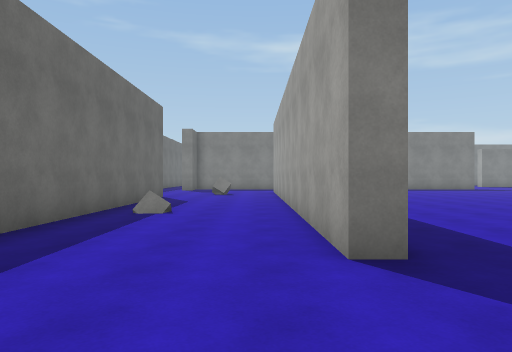
view 1 (above)

24 first-person views from a walk through a scene from a Unity 3-D project. The camera is 1.4 m above the floor, looks level and sees 70° across. The floor is counted in squares, 2 m on a side. Each view is taken from the middle of a square. On the plan, view 1 faces up. The plan holds only what a view shows up to about 11 squares ahead; the rest is blank. The player character is not drawn. Surface patterns are stand-ins for the level's own textures.

view 2
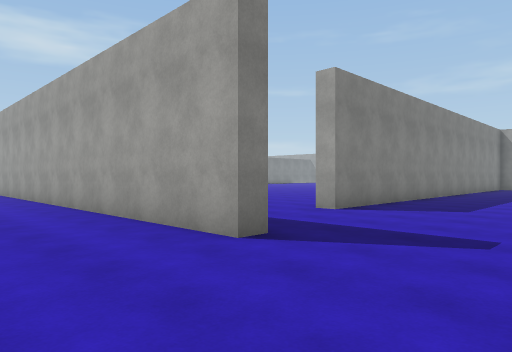

view 3
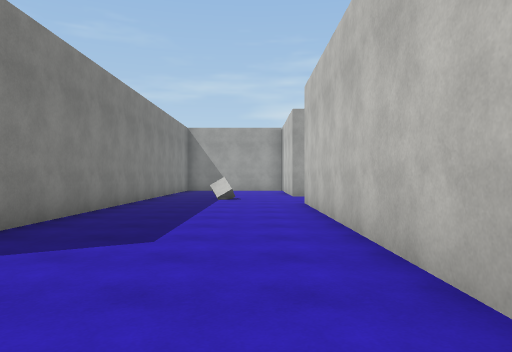

view 4
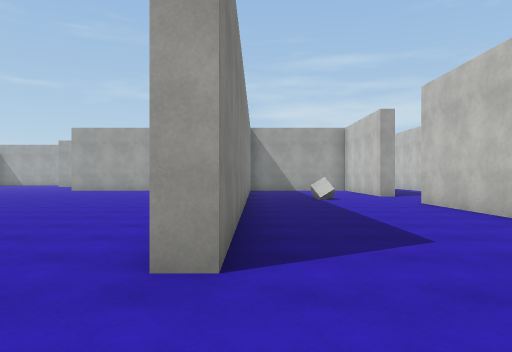

view 5
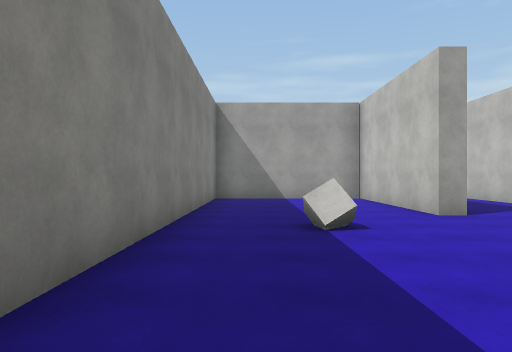

view 6
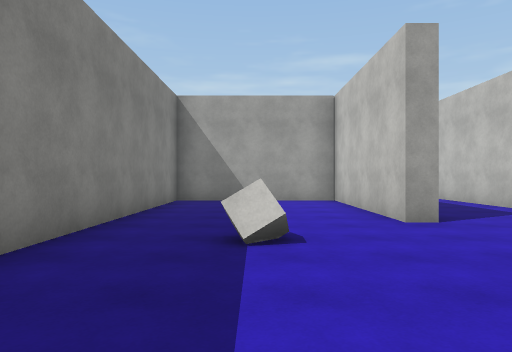

view 7
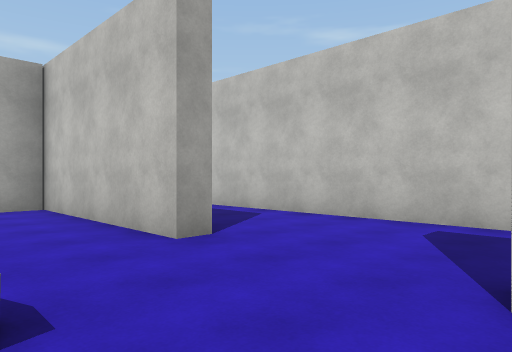

view 8
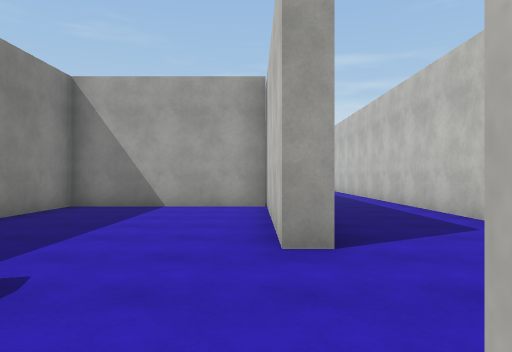

view 9
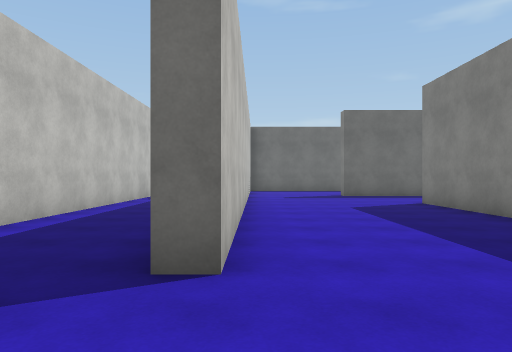

view 10
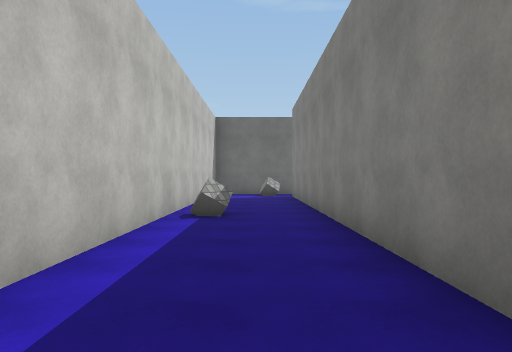

view 11
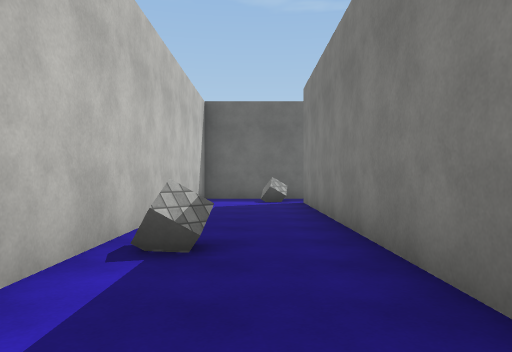

view 12
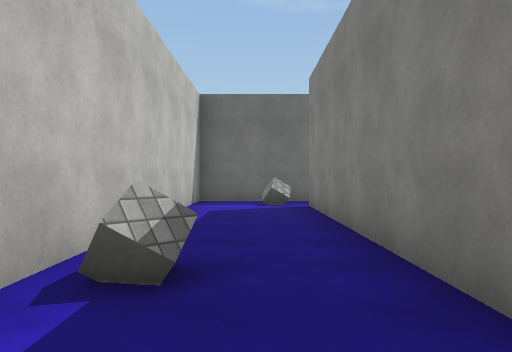

view 13
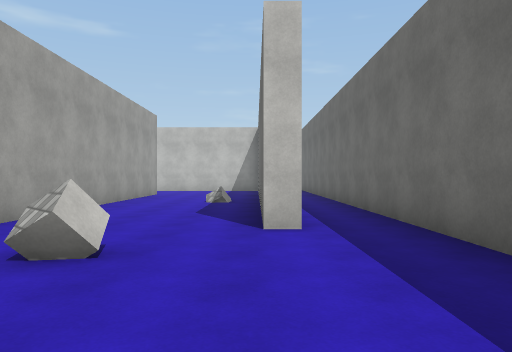

view 14
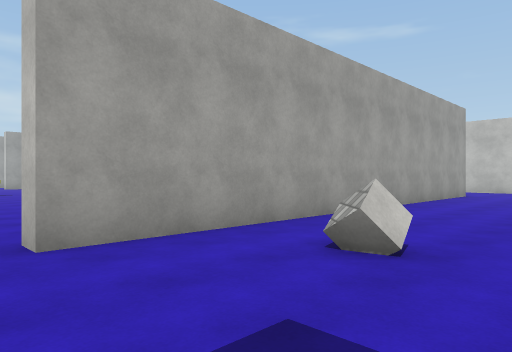

view 15
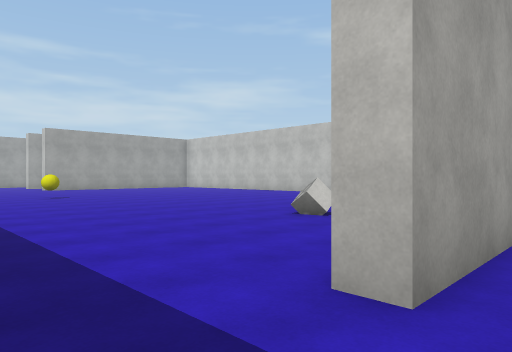

view 16
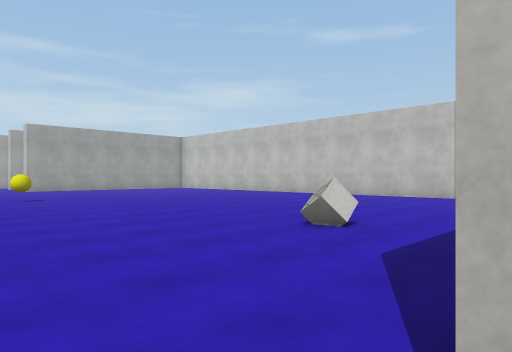

view 17
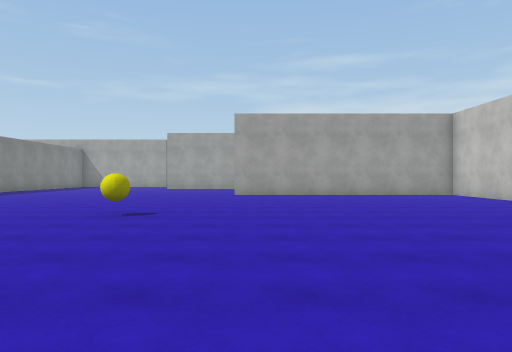

view 18
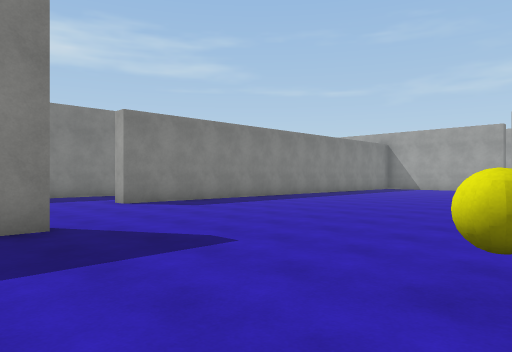

view 19
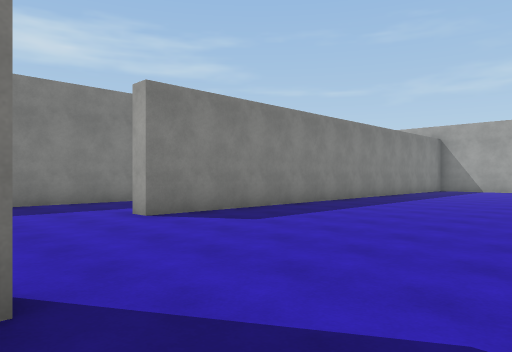

view 20
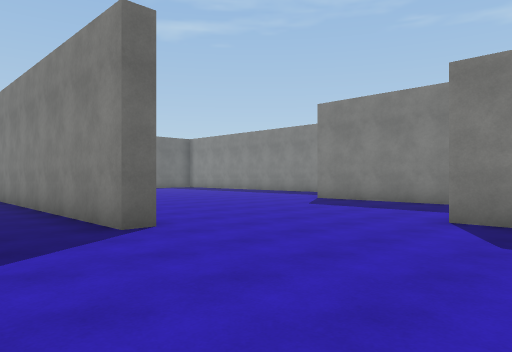

view 21
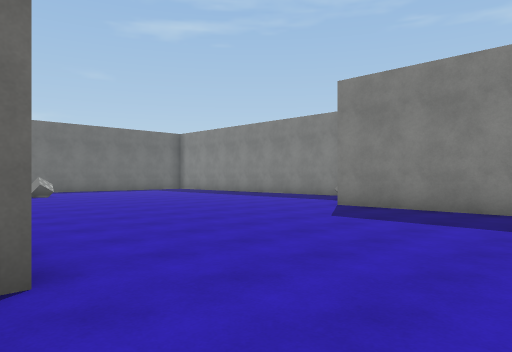

view 22
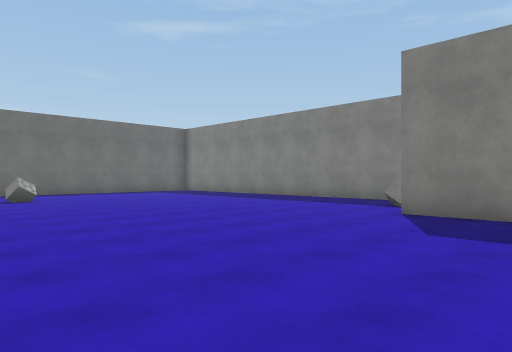

view 23
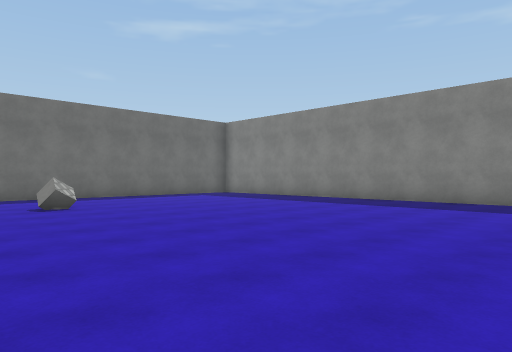

view 24
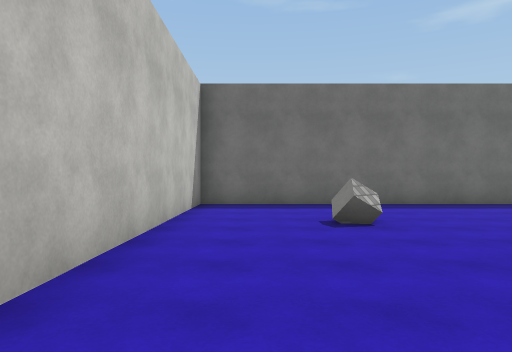

### Floor plan
Points are (right, up) in squares from view 1. A wall is a line through its corners. A room is listed if a view was taken in it or the views show most of it. See-through windows are left out.
Room 1 (views 1, 2, 3, 4, 5, 6, 7, 8, 9, 10, 11, 12, 13, 14, 15, 16, 17, 18, 19, 20, 21, 22, 23, 24)
walls: (11.4, 19.6) (11.4, 19.1) (4, 19.1); (16.2, 4.8) (17, 4.8); (1.4, 3.1) (0.8, 3.1) (0.8, 16.1) (1.4, 16.1); (20.8, 22.9) (14.2, 22.9) (14.2, 23.5); (7.2, -0.7) (-3.6, -0.7); (14.5, -0.9) (14.5, -0.3) (19.4, -0.3) (19.4, 4.3) (4.6, 4.3) (4.6, 4.9); (15.9, 26.7) (9.1, 26.7); (-3.6, 12.2) (-3.1, 12.2) (-3.1, 4.4); (3.6, -0.3) (11.4, -0.3) (11.4, -0.8); (-5.3, 13.9) (-5.3, 6); (11.9, -3.6) (22, -3.6); (7.6, 30.3) (3.6, 30.3); (-3.1, 27.4) (-3.1, 19.6) (4.1, 19.6); (-5.3, -0.5) (-5.3, -3.6) (9, -3.6)
objects: cube (-4, -2); cube (-2, 7); cube (-1, 14); cube (1, 22); cube (2, -3); cube (4, 12); cube (8, 28); cube (13, 2); yellow ball (13, 14)

Positions as (right, up) in squares from view 1, and headings:
1: (0, 0), facing up
2: (-2, 0), facing up-right
3: (2, 1), facing right
4: (2, 4), facing right
5: (8, 3), facing right
6: (9, 2), facing right
7: (11, 2), facing down-right
8: (11, 0), facing right
9: (14, 0), facing left
10: (9, -2), facing left
11: (6, -2), facing left
12: (5, -2), facing left
13: (-3, 17), facing down
14: (-3, 17), facing down-right
15: (0, 18), facing down-right
16: (1, 17), facing down-right
17: (6, 12), facing right
18: (10, 14), facing up-right
19: (11, 17), facing up-right
20: (16, 17), facing up-left
21: (14, 19), facing up-left
22: (12, 20), facing up-left
23: (9, 20), facing up-left
24: (6, 21), facing left
